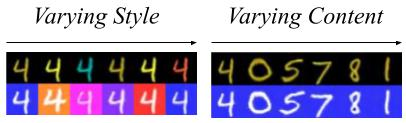
#> input picture pics/csdi mnist generation.jpg, 406 x 123 px
$ python downsample_images.py --in_root ../pics --out_root out.png
#> lines starting #> are read from the running program, lines starting #| are printed output that depends on the picture
#!/usr/bin/env python3
"""
Downsample all images under an input root (e.g., AFHQ 256x256) to 128x128,
preserving the directory structure.

Example:
  python downsample_images.py \
    --in_root  /nfs/stak/users/timilsis/hpc-share/content_style/data/afhq \
    --out_root /nfs/stak/users/timilsis/hpc-share/content_style/data/afhq_128 \
    --size 128 --workers 8


    python downsample_images.py \
    --in_root  /nfs/stak/users/timilsis/hpc-share/content_style/data/celeba_hq \
    --out_root /nfs/stak/users/timilsis/hpc-share/content_style/data/celeba_hq_128 \
    --size 128 --workers 8
"""

import argparse
from pathlib import Path
from concurrent.futures import ProcessPoolExecutor, as_completed

from PIL import Image
from tqdm import tqdm


IMG_EXTS = {".png", ".jpg", ".jpeg", ".bmp", ".webp", ".tif", ".tiff"}


def _resize_one(src_path: Path, in_root: Path, out_root: Path, size: int, resample: int, jpeg_quality: int):
#> called with size = 128, resample = 1, jpeg_quality = 95
    rel = src_path.relative_to(in_root)
    dst_path = out_root / rel
    dst_path.parent.mkdir(parents=True, exist_ok=True)

    with Image.open(src_path) as im:
        # Keep consistent mode; AFHQ is typically RGB
#> im is the input picture: PIL image 406x123 RGB; mean R, G, B 158.1, 147.5, 177.2
        if im.mode not in ("RGB", "RGBA"):
            im = im.convert("RGB")

        im = im.resize((size, size), resample=resample)
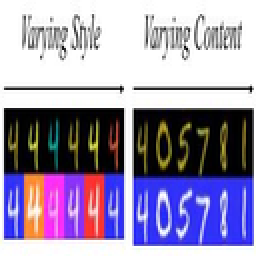
#> im: PIL image 128x128 RGB (shown 2 times larger); mean R, G, B 157.4, 146.8, 176.5

        suffix = src_path.suffix.lower()
        if suffix in (".jpg", ".jpeg"):
            im.save(dst_path, quality=jpeg_quality, subsampling=0, optimize=True)
        else:
            im.save(dst_path)

    return str(dst_path)


def main():
    parser = argparse.ArgumentParser()
    parser.add_argument("--in_root", type=str, required=True, help="Input dataset root")
    parser.add_argument("--out_root", type=str, required=True, help="Output dataset root")
    parser.add_argument("--size", type=int, default=128, help="Target H=W size (default: 128)")
    parser.add_argument("--workers", type=int, default=8, help="Parallel workers (default: 8)")
    parser.add_argument("--interp", type=str, default="lanczos", choices=["nearest", "bilinear", "bicubic", "lanczos"])
    parser.add_argument("--jpeg_quality", type=int, default=95, help="JPEG quality (default: 95)")
    args = parser.parse_args()

    in_root = Path(args.in_root).resolve()
    out_root = Path(args.out_root).resolve()
    out_root.mkdir(parents=True, exist_ok=True)

    interp_map = {
        "nearest": Image.Resampling.NEAREST,
        "bilinear": Image.Resampling.BILINEAR,
        "bicubic": Image.Resampling.BICUBIC,
        "lanczos": Image.Resampling.LANCZOS,
    }
    resample = interp_map[args.interp]

    # Collect image files
    files = [p for p in in_root.rglob("*") if p.is_file() and p.suffix.lower() in IMG_EXTS]
    if not files:
        raise RuntimeError(f"No images found under: {in_root}")

    # Parallel resize
    with ProcessPoolExecutor(max_workers=args.workers) as ex:
        futures = [
            ex.submit(_resize_one, p, in_root, out_root, args.size, resample, args.jpeg_quality)
            for p in files
        ]
#> call 2 of _resize_one, with size = 128, resample = 1, jpeg_quality = 95
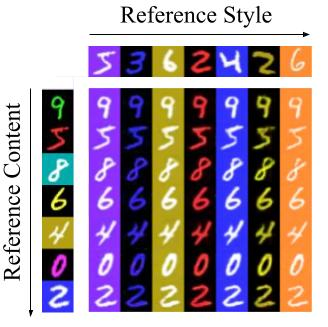
#> input picture pics/csdi mnist translation.jpg, 328 x 327 px
#> in _resize_one, im is the input picture: PIL image 328x327 RGB; mean R, G, B 160.9, 144.4, 155.6
#> in _resize_one (call 2), `im = im.resize((size, size), resample=resample)`:
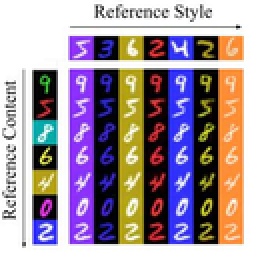
#> im: PIL image 128x128 RGB (shown 2 times larger); mean R, G, B 160.5, 144, 155.2
        for _ in tqdm(as_completed(futures), total=len(futures), desc="Downsampling"):
            pass

    print(f"Done. Wrote {len(files)} images to: {out_root}")


if __name__ == "__main__":
    main()
